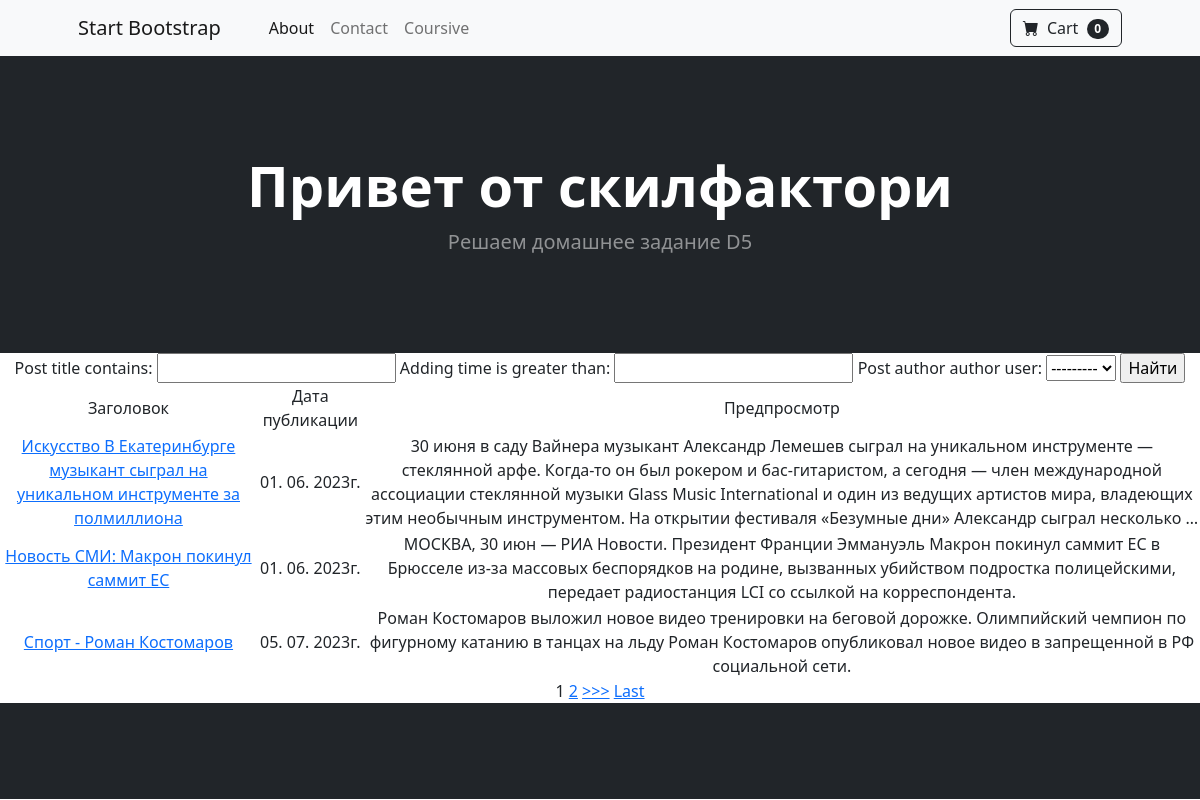
Page /news/search on the earlier database version.
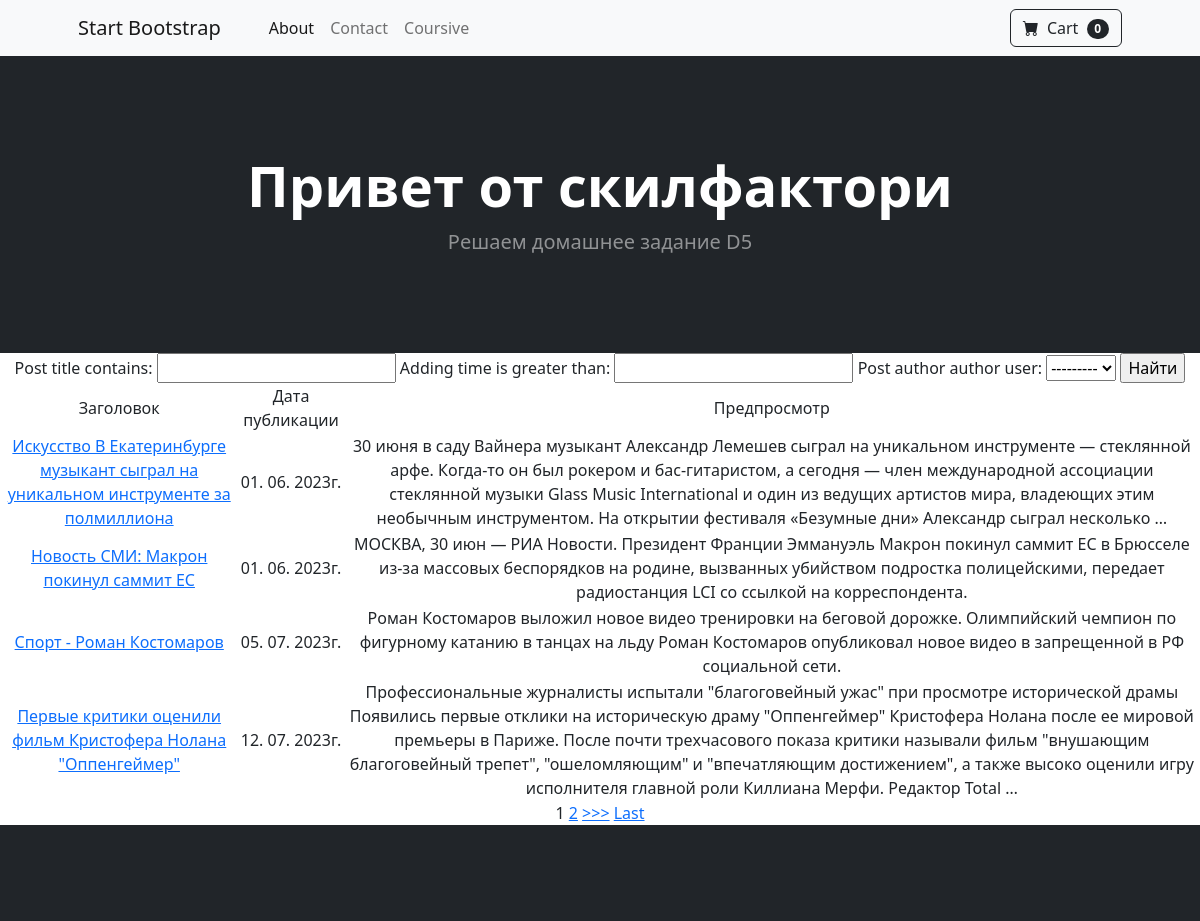
Same page on the later database version.
### newsapp/models.py (models this page shows, shortened)
class Post(models.Model):
    article = 'AR'
    news = 'NW'
    CHOICE = [
        (article, 'Статья'),
        (news, 'Новость')
    ]
    category = models.CharField(max_length=2,
                                choices=CHOICE,
                                default=article)
    adding_time = models.DateTimeField(auto_now_add=True)
    post_title = models.CharField(max_length=255)
    post_text = models.TextField()
    post_rating = models.IntegerField(default=0)
    post_author = models.ForeignKey(Author, on_delete=models.CASCADE, related_name='posts')
    post_category = models.ManyToManyField(Category, through='PostCategory')

### newsapp/views.py (the view)
# urls.py: path('search', PostSearch.as_view()),
class PostSearch(ListView):
    model = Post
    template_name = 'post_search.html'
    context_object_name = 'posts'  # имя списка в котором лежат все объекты
    paginate_by = 1
    def get_context_data(self, **kwargs):
        context = super().get_context_data(**kwargs)
        context['filter'] = PostFilter(self.request.GET, queryset=self.get_queryset())
        return context

### newsapp/templatetags/custom_filters.py (called while the page is built)
@register.filter(name='Censor')
def Censor(value):
    negative_words = ['ругательства', 'политика', 'толерантность']
    censored_value = value
    for word in negative_words:
        censored_value = censored_value.replace(word, '*****')
    return censored_value

### templates/post_search.html (shortened to what this page needs)
{% extends 'flatpages/default.html' %}
{% load custom_filters %}
{% block content %}
<form method="GET">
    {{ filter.form }}
    <input type="submit" value="Найти">
</form>
<table>
    <thead>
        <td>
            Заголовок
        </td>
        <td>
            Дата публикации
        </td>
        <td>
            Предпросмотр
        </td>
    </thead>
    {% for post in filter.qs %}
        <tr>
            <td>
                <a href="{{post.id}}"> {{ post.post_title|Censor }}</a>
            </td>
            <td>
                {{ post.adding_time|date:'d. m. Yг.' }}
            </td>
            <td>
                {{ post.post_text|truncatewords:50 }}
            </td>
        </tr>
    {% endfor %}
</table>
{% if is_paginated %}
    {% for num in page_obj.paginator.page_range %}
        {% if page_obj.number == num %}
            <a>{{ num }}</a>
        {% elif num > page_obj.number|add:'-2' and num < page_obj.number|add:'2' %}
            <a href="?page={{ num }}">{{ num }}</a>
        {% endif %}
    {% endfor %}
    {% if page_obj.has_next %}
        <a href="?page={{ page_obj.next_page_number }}">>>></a>
        <a href="?page={{ page_obj.paginator.num_pages }}">Last</a>
    {% endif %}
{% endif %}
{% endblock content %}{

### templates/flatpages/default.html (shortened to what this page needs)
{% load static %}
<!DOCTYPE html>
<html lang="en">
    <head>
        <link href="{% static 'https://cdn.jsdelivr.net/npm/bootstrap-icons@1.5.0/font/bootstrap-icons.css'%} " rel="stylesheet" />
        <link href="{% static 'css/styles.css'%}" rel="stylesheet" />
    </head>
    <body>
        <nav class="navbar navbar-expand-lg navbar-light bg-light">
            <div class="container px-4 px-lg-5">
                <a class="navbar-brand" href="#!">Start Bootstrap</a>
                <div class="collapse navbar-collapse" id="navbarSupportedContent">
                    <ul class="navbar-nav me-auto mb-2 mb-lg-0 ms-lg-4">
                        <li class="nav-item"><a class="nav-link active" aria-current="page" href="/about">About</a></li>
                        <li class="nav-item"><a class="nav-link" href="/contact">Contact</a></li>
                        <li class="nav-item"><a class="nav-link" href="/coursive">Coursive</a></li>
                    </ul>
                    <form class="d-flex">
                        <button class="btn btn-outline-dark" type="submit">
                            <i class="bi-cart-fill me-1"></i>
                            Cart
                            <span class="badge bg-dark text-white ms-1 rounded-pill">0</span>
                        </button>
                    </form>
                </div>
            </div>
        </nav>
        <header class="bg-dark py-5">
            <div class="container px-4 px-lg-5 my-5">
                <div class="text-center text-white">
                    <h1 class="display-4 fw-bolder">Привет от скилфактори</h1>
                    <p class="lead fw-normal text-white-50 mb-0">Решаем домашнее задание D5</p>
                </div>
            </div>
        </header>
        <div style="text-align: center;">
            {% block content%}
            {% endblock content%}
        </div>
        <footer class="py-5 bg-dark">
        </footer>
    </body>
</html>

Differences in the rows shown:
added Post: post_title|Censor "Первые критики оценили фильм Кристофера Нолана \"Оппенгеймер\"", adding_time "12. 07. 2023г.", post_text "Профессиональные журналисты испытали \"благоговейный ужас\" при просмотре исторической драмы Появились первые отклики на историческую драму \"Оппенгеймер\" Кристофера Нолана после ее мировой премьеры в Париже. После почти трехчасового показа критики называли фильм \"внушающим благоговейный трепет\", \"ошеломляющим\" и \"впечатляющим достижением\", а также высоко оценили игру исполнителя главной роли Киллиана Мерфи. Редактор Total …"
